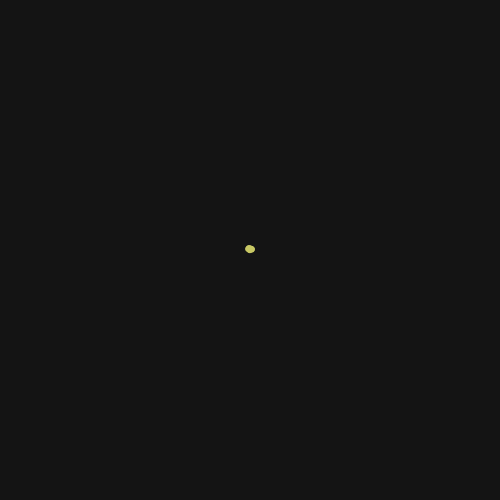
Frame 1 (no input)
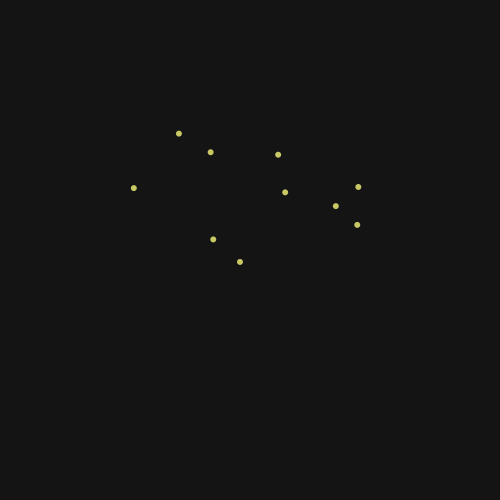
Frame 60 (the mouse pressed at the canvas centre just before this capture)
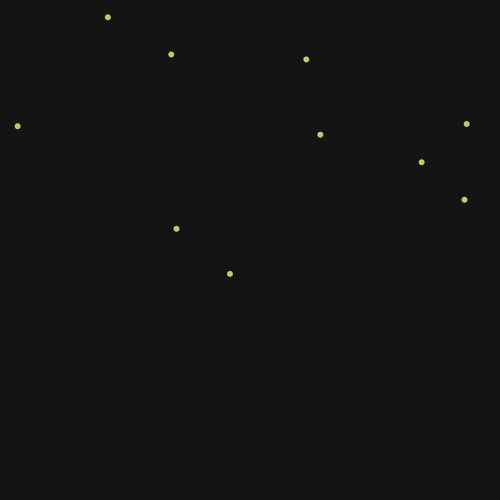
Frame 120 (the mouse held since frame 60 and released just before this capture)

The Processing sketch that drew these frames (run headless with seeded random() and noise(); from frame 60 on, the mouse is pressed at the canvas centre):

// Processing sketch: 03-multi-file
// ── 03-multi-file.pde
// Multi-file sketch to demonstrate Zita's project-level concatenation.
// https://example.org/zita/examples/multi-file
//
// Zita loads every .pde file in a sketch directory and analyses them as one
// synthetic Java compilation unit, so a class declared in Particle.pde is
// visible from the main file with no import.

Particle[] particles = new Particle[10];

void setup() {
  size(500, 500);
  for (int i = 0; i < particles.length; i = i + 1) {
    particles[i] = new Particle(width / 2, height / 2);
  }
}

void draw() {
  background(20);
  for (int i = 0; i < particles.length; i = i + 1) {
    particles[i].step();
    particles[i].render();
  }
}

void keyPressed() {
  for (int i = 0; i < particles.length; i = i + 1) {
    particles[i].reset(width / 2, height / 2);
  }
}

// ── Particle.pde
class Particle {
  float px;
  float py;
  float vx;
  float vy;

  Particle(float startX, float startY) {
    reset(startX, startY);
  }

  void reset(float startX, float startY) {
    px = startX;
    py = startY;
    vx = random(-2, 2);
    vy = random(-2, 2);
  }

  void step() {
    px = px + vx;
    py = py + vy;
    if (px < 0 || px > width) {
      vx = -vx;
    }
    if (py < 0 || py > height) {
      vy = -vy;
    }
  }

  void render() {
    fill(200, 200, 100);
    noStroke();
    ellipse(px, py, 6, 6);
  }
}
